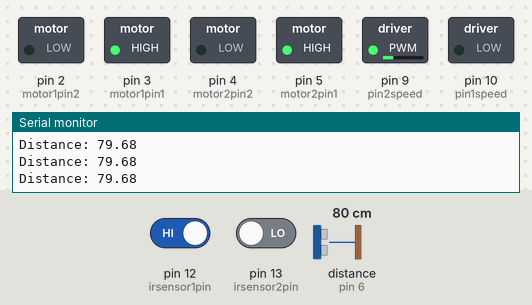
A sketch run on a simulated Arduino Uno, built with avr-gcc and run on an emulated ATmega328P. Parts: switched loads named in the sketch (green lamp = pin HIGH), the last lines printed to the serial monitor. Wiring (inferred from the names in the program): ultrasonic range finder: trigger pin 7; echo pin 6. The inputs (shaded band) are chosen by the test bench; at power-on: distance to the obstacle (sensor on pin 6) 80 cm, pin 12 (irsensor1pin) HIGH, pin 13 (irsensor2pin) LOW. The echo pulse lasts 58.3 µs per cm; pins used as bus, display or sensor lines are not drawn.

Above: at 1.2 s.
1.3 s: distance to the obstacle (sensor on pin 6) set to 23 cm
3.4 s: distance to the obstacle (sensor on pin 6) set to 18 cm
At 5.4 s:
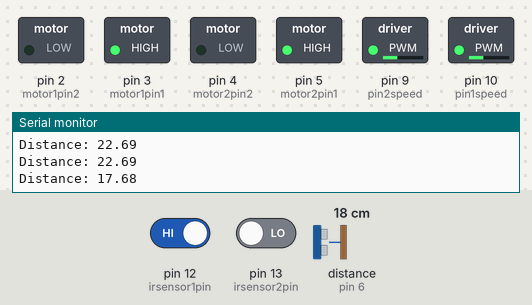
At 6.0 s:
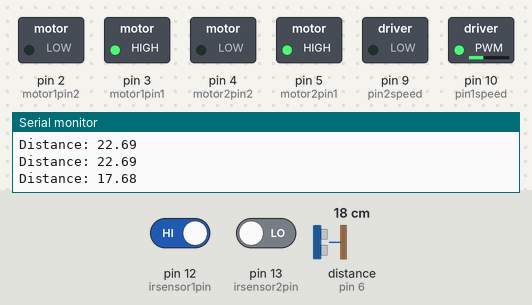
6.4 s: pin 12 (irsensor1pin) driven LOW
At 7.29 s:
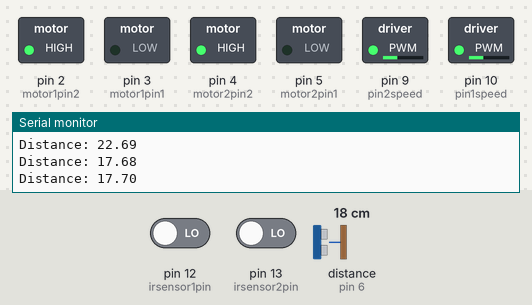
9.4 s: pin 13 (irsensor2pin) driven HIGH
12.4 s: pin 13 (irsensor2pin) driven LOW
15.4 s: pin 12 (irsensor1pin) driven HIGH
Timing chart, 0 to 19.4 s (numbered marks = the images above; inputs shaded):
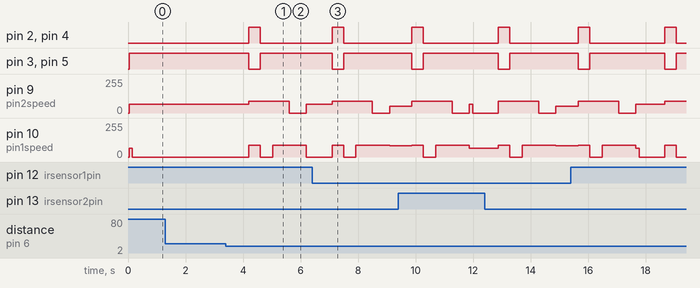

Measured:
- the behaviour switches between 21 and 20 cm on distance to the obstacle (sensor on pin 6) (found by bisection; images 0 and 1)
- after the input at 3.4 s, pin 2 (motor1pin2): LOW → HIGH after 0.80 s, → LOW 0.40 s later; pin 3 (motor1pin1): HIGH → LOW after 0.80 s, → HIGH 0.40 s later

The sketch:

car_testing.ino
```cpp
/*
some function names might sound redundant, since I did the line tracing and obtacle detecting in two separate files
and combined them together.
*/

/*
motor pins
*/
int motor2pin2 = 4;
int motor2pin1 = 5;

int motor1pin2 = 2;
int motor1pin1 = 3;

int irsensor1pin = 12; //right
int irsensor2pin = 13;//left

int pin1speed = 10; //right
int pin2speed = 9; //left

//booleans to keep track of turning states
bool rightturning = false;
bool leftturning  = false;

//ultrasonic sensor
const int trigPin = 7;
const int echoPin = 6;

// duration for the sound to echo back, and distance calculated based on duration
float duration, distance;

int delaytime = 115;
//potential different speed for two motors because the motor has different efficiency
int speed = 65; // speed for motor right
int speed2 = 65; // speed for motor left

// booleans to update states (might not be used)
bool isObstacle = false;
bool otherWay = false;

void setup() {


  /*
  motordriver
  */
  pinMode(motor1pin1, OUTPUT);
  pinMode(motor1pin2, OUTPUT);
  pinMode(motor2pin1, OUTPUT);
  pinMode(motor2pin2, OUTPUT);

  //(Optional)
  pinMode(pin1speed, OUTPUT);
  pinMode(pin2speed, OUTPUT);
  //(Optional)
  digitalWrite(motor1pin1, LOW);
  digitalWrite(motor1pin2, LOW);
  digitalWrite(motor2pin1, LOW);
  digitalWrite(motor2pin2, LOW);


  pinMode(irsensor1pin, INPUT);
  pinMode(irsensor2pin, INPUT);

  //ultrasonic sensor
  pinMode(trigPin, OUTPUT);
  pinMode(echoPin, INPUT);

  Serial.begin(9600);

  delay(5);
}

void moveForward() {
  digitalWrite(motor1pin1, HIGH);
  digitalWrite(motor1pin2, LOW);
  analogWrite(pin1speed, speed);

  digitalWrite(motor2pin1, HIGH);
  digitalWrite(motor2pin2, LOW);
  analogWrite(pin2speed, speed2);
}

// ----- ultrasonic sensor functions ------
void left() {
  //left
  digitalWrite(motor1pin1, HIGH);
  digitalWrite(motor1pin2, LOW);
  analogWrite(pin1speed, 90);

  digitalWrite(motor2pin1, HIGH);
  digitalWrite(motor2pin2, LOW);
  analogWrite(pin2speed, 0);
}

void right() {
  digitalWrite(motor1pin1, HIGH);
  digitalWrite(motor1pin2, LOW);
  analogWrite(pin1speed, 0);

  digitalWrite(motor2pin1, HIGH);
  digitalWrite(motor2pin2, LOW);
  analogWrite(pin2speed, 90);

}

void straight() {
  digitalWrite(motor1pin1, HIGH);
  digitalWrite(motor1pin2, LOW);
  analogWrite(pin1speed, 90);

  digitalWrite(motor2pin1, HIGH);
  digitalWrite(motor2pin2, LOW);
  analogWrite(pin2speed, 90);
}

void back() {
  digitalWrite(motor1pin1, LOW);
  digitalWrite(motor1pin2, HIGH);
  analogWrite(pin1speed, 90);

  digitalWrite(motor2pin1, LOW);
  digitalWrite(motor2pin2, HIGH);
  analogWrite(pin2speed, 90);
}

void straightLeft() {

  digitalWrite(motor1pin1, HIGH);
  digitalWrite(motor1pin2, LOW);
  analogWrite(pin1speed, 85);

  digitalWrite(motor2pin1, HIGH);
  digitalWrite(motor2pin2, LOW);
  analogWrite(pin2speed, 50);
}

void straightRight() {

  digitalWrite(motor1pin1, HIGH);
  digitalWrite(motor1pin2, LOW);
  analogWrite(pin1speed, 50);

  digitalWrite(motor2pin1, HIGH);
  digitalWrite(motor2pin2, LOW);
  analogWrite(pin2speed, 100);
}

// -----------------------

void loop() {

  digitalWrite(trigPin, LOW);
  delayMicroseconds(2);
  digitalWrite(trigPin, HIGH); // send out ultrasonic sound waves
  delayMicroseconds(10);
  digitalWrite(trigPin, LOW); // wait for the returning echo

  duration = pulseIn(echoPin, HIGH); // measure the pulse (time takes for the sound wave from out to back)
  distance = (duration*.0343)/2; // convert to distance
  Serial.print("Distance: ");
  Serial.println(distance);
  delay(25);

  //distance is 20, start turning
  if (distance <= 20) {
    delay(750);

    back();
    delay(400);

    right();
    delay(425);

    straight();
    delay(575);

    left();
    delay(600);

    straightLeft();

    otherWay = true;

    //back off; turn right 90 degrees and move forward a little bit; then do an arch path to go back on track
  }

  // if (otherWay && distance <= 20) {
  //   delay(750);
  //   straight();
  //   // back();
  //   // delay(400);

  //   // left();
  //   // delay(500);

  //   // straight();
  //   // delay(450);

  //   // right();
  //   // delay(675);

  //   // straight();
  //   // delay(300);

  //   // straightRight();

  //   otherWay = false;
  // }

  /*
  read values from the sensors
  */

  int sensor1Value = digitalRead(irsensor1pin);
  int sensor2Value = digitalRead(irsensor2pin);


  if (sensor1Value == LOW && sensor2Value == HIGH) { // right turn

    leftturning = false;

    //if changes turning state, move forward a little bit first before turning
    if(rightturning == false){
      moveForward();
      delay(delaytime);
    }
    rightturning = true;

    digitalWrite(motor1pin1, HIGH);
    digitalWrite(motor1pin2, LOW);
    analogWrite(pin1speed, speed);

    digitalWrite(motor2pin1, HIGH);
    digitalWrite(motor2pin2, LOW);
    analogWrite(pin2speed, 0);

    delay(delaytime);
  }

  if (sensor1Value == HIGH && sensor2Value == LOW) { // left turn

    rightturning = false;

    //if changes turning state, move forward a little bit first before turning
    if (leftturning == false) {
      moveForward();
      delay(delaytime);
    }

    leftturning = true;

    digitalWrite(motor1pin1, HIGH);
    digitalWrite(motor1pin2, LOW);
    analogWrite(pin1speed, 0);

    digitalWrite(motor2pin1, HIGH);
    digitalWrite(motor2pin2, LOW);
    analogWrite(pin2speed, speed2);

    delay(delaytime);
  }

}
```
